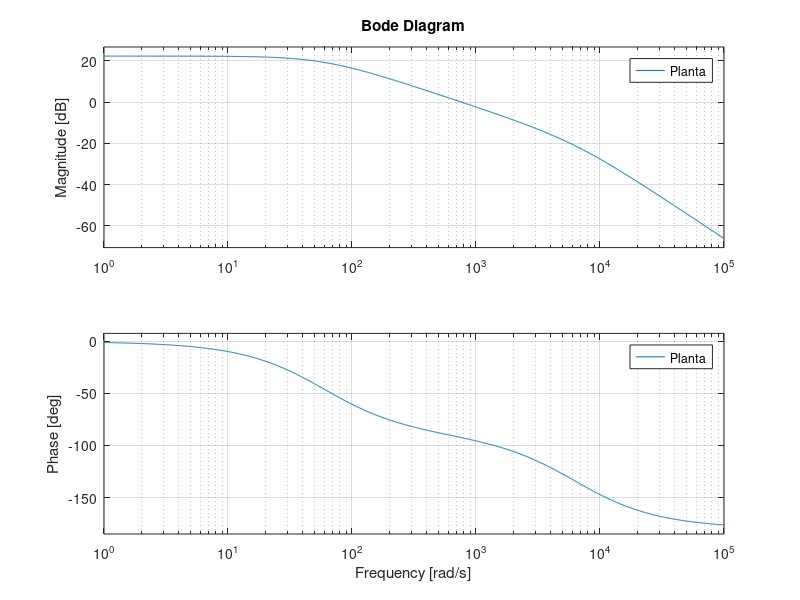
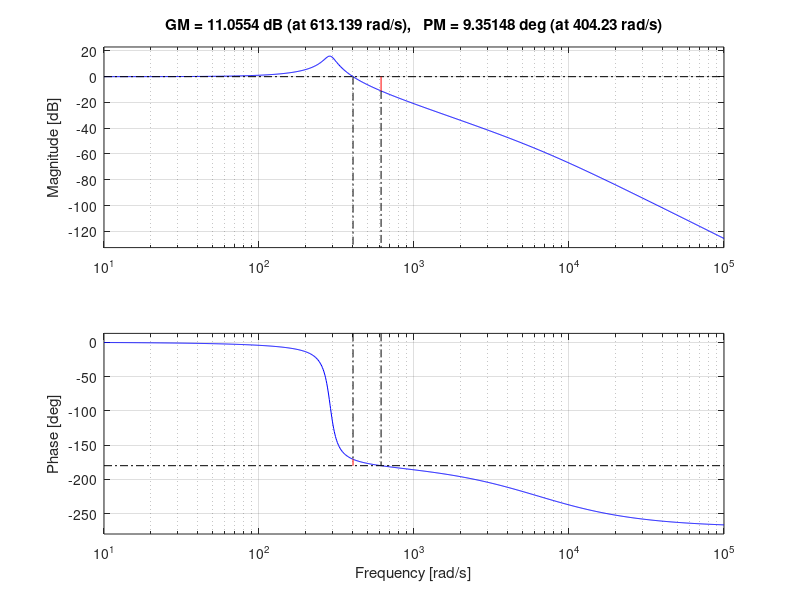
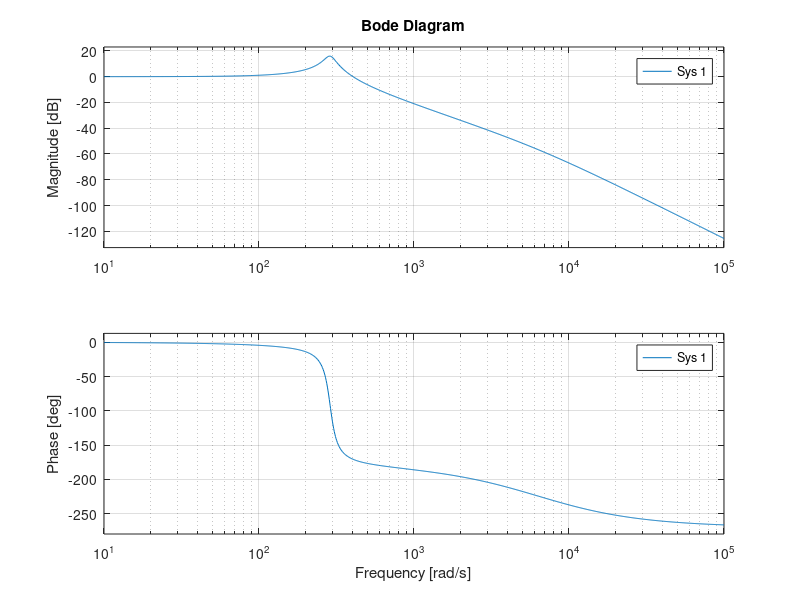

MATLAB code to generate these figures, in order:
Planta = tf([13.095],[2.66*10^(-6) 0.0171 1])

figure
bode(Planta)
figure
step(Planta)
Kp = 2.8522
Ki = 104.55

Controlador = tf([Kp + Ki], [1 0])

Sistema = Controlador*Planta

feedback(Sistema,1)

margin(feedback(Sistema,1))

figure
bode(feedback(Sistema,1))